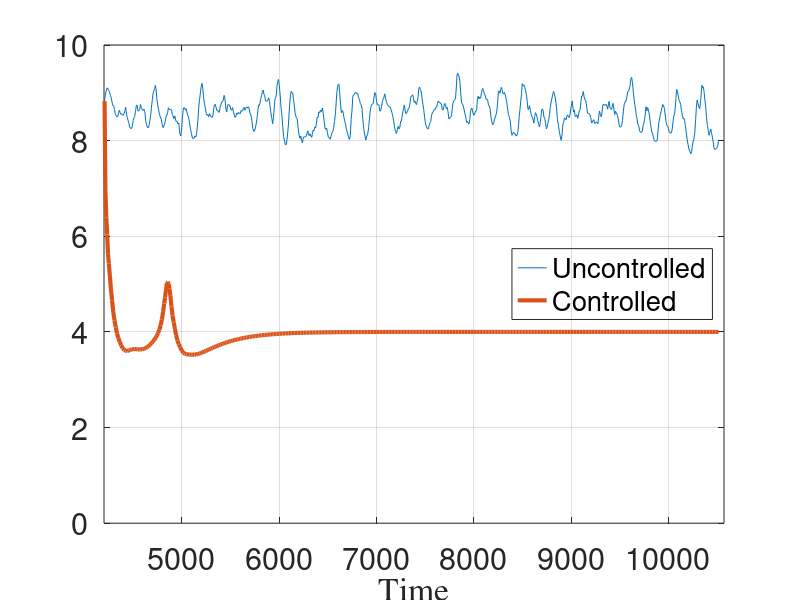

The MATLAB script that drew this image: (Note: this script raises an error after producing the figure.)
clear vairbles;
%%%%%%%%%%%%%%%%%%%%%%%%%%%%%%%%%%%%%%%%%%%%%%%%%%% Drag for Uncontrolled
D_UC=[4205.775841	8.824521924
4214.437305	8.972214466
4223.514021	9.043382348
4232.352656	9.104290031
4240.144355	9.086174409
4247.84537	9.053277663
4255.94639	9.025480203
4265.434458	8.946800387
4274.586226	8.897657229
4282.400167	8.80656113
4291.061423	8.733096129
4299.875795	8.728049977
4307.882428	8.646802219
4316.112667	8.562618915
4324.673828	8.521807007
4333.364103	8.4984072
4341.406974	8.504093852
4349.948683	8.588808504
4358.135015	8.637613346
4365.992504	8.580633029
4373.884906	8.550510616
4381.979269	8.559399316
4389.512357	8.532807694
4398.676485	8.533385492
4406.433966	8.57162107
4414.978214	8.611881612
4422.71495	8.700459227
4430.755706	8.556907178
4439.11345	8.484143002
4446.909445	8.426123524
4454.606802	8.374509696
4463.192701	8.27655676
4471.732154	8.269081904
4480.783385	8.248413096
4490.585152	8.289895094
4499.533549	8.423290407
4507.713029	8.480187406
4515.922566	8.508270366
4524.320602	8.624150575
4532.530861	8.735191935
4540.338523	8.741934711
4549.194237	8.617811993
4557.889085	8.629227767
4566.126429	8.64282943
4574.537419	8.757156033
4583.261982	8.69343197
4592.543525	8.649249036
4601.841412	8.631215371
4610.748724	8.657884498
4619.465456	8.606000208
4628.942987	8.402300754
4637.796508	8.326111922
4645.78384	8.282143419
4653.990262	8.267520538
4663.456879	8.318059515
4671.671253	8.424573042
4680.265986	8.548101634
4688.26824	8.702260697
4696.510918	8.856339507
4704.125576	8.985517814
4711.363265	9.038850569
4719.865708	9.072341518
4727.243689	9.154006259
4735.784114	9.067379378
4743.137067	8.877910969
4751.664858	8.747401123
4760.356873	8.65835753
4769.484094	8.557958417
4778.761261	8.494498796
4788.278109	8.45584874
4798.19308	8.33395212
4808.040439	8.271717777
4817.608841	8.318746321
4827.755199	8.386559039
4837.132372	8.49115573
4845.923735	8.535618033
4854.034615	8.584386481
4861.669065	8.688189391
4869.52884	8.651647814
4878.087571	8.648689175
4885.677774	8.646200501
4894.249656	8.644349755
4901.626494	8.548559341
4908.862316	8.522181153
4917.012124	8.459150208
4924.109947	8.495077365
4929.248355	8.516418032
4935.544896	8.424307336
4942.52084	8.402873716
4950.714936	8.40580664
4960.054316	8.352101241
4969.008143	8.364418186
4978.552877	8.151382039
4988.756621	8.096417665
4997.845288	8.243288432
5006.345404	8.490862683
5014.048568	8.660404961
5022.246205	8.690862765
5030.44076	8.664867271
5037.812583	8.637782528
5044.798739	8.669816914
5053.164404	8.575680663
5063.043561	8.526366752
5072.480125	8.458281226
5081.665618	8.333434571
5090.219949	8.230318927
5099.126172	8.144338524
5108.582705	8.05108054
5116.42983	8.041922593
5125.12689	8.052125135
5134.556329	8.100022331
5142.191285	8.074330939
5149.984986	8.112290119
5157.981385	8.26752622
5165.511452	8.437666109
5173.696544	8.695525339
5182.21683	8.863371886
5190.429034	8.990743859
5198.807025	9.130211884
5206.893955	9.196494471
5214.687776	9.097203876
5223.29296	8.894662057
5232.046988	8.783215767
5241.360165	8.680075506
5250.785025	8.567167437
5258.839514	8.527609099
5267.58444	8.547227238
5276.230058	8.499538898
5284.137508	8.564821245
5293.115335	8.52976622
5302.199842	8.50106667
5310.204479	8.484449728
5318.519091	8.514217307
5326.287247	8.648173729
5334.350979	8.744679831
5342.849087	8.757417234
5350.505083	8.708098064
5358.685259	8.631407857
5367.784082	8.636619746
5376.674334	8.597811763
5384.673114	8.592900799
5392.738929	8.696651516
5401.056452	8.744657823
5408.694313	8.809961498
5416.52075	8.813170411
5425.295266	8.838941273
5434.352246	8.946337702
5443.225868	8.869595665
5453.316639	8.660344949
5462.108795	8.601522148
5470.191352	8.742068857
5478.039868	8.754779663
5486.924563	8.745596988
5496.175367	8.713438174
5505.383042	8.639689352
5513.852321	8.640527059
5521.318474	8.68986784
5529.944259	8.60651552
5539.20649	8.534810518
5547.647993	8.486179659
5555.769596	8.516217591
5563.173077	8.577538377
5571.601959	8.549369112
5580.536462	8.590801055
5590.175461	8.573738544
5600.278662	8.562316236
5609.049722	8.631764569
5617.14926	8.614339085
5624.999024	8.625635697
5631.45013	8.673888239
5639.255607	8.697005458
5647.394438	8.63512341
5655.856264	8.675219181
5665.309074	8.701720805
5673.889982	8.677986397
5681.720933	8.708098447
5690.221802	8.683710293
5699.491992	8.583081757
5709.795433	8.534861507
5719.702352	8.421716781
5729.738603	8.252961207
5739.260077	8.191786558
5748.495254	8.209416926
5757.674776	8.282782807
5765.362268	8.368496523
5773.592703	8.479883259
5781.672942	8.638463526
5788.666455	8.74822819
5796.048921	8.733358598
5804.034804	8.789579514
5811.703648	8.888905406
5819.181075	8.935861056
5827.277565	9.031679433
5835.695769	9.05823997
5844.389857	8.964689167
5852.052698	8.938309717
5860.461778	8.831952954
5868.435039	8.819742316
5876.504152	8.832409059
5884.933514	8.860865794
5892.45864	8.895826208
5899.878831	8.824823691
5908.537142	8.68575692
5916.796967	8.561639963
5924.578801	8.46613903
5933.228218	8.354749638
5941.907426	8.489209207
5949.087831	8.676959586
5955.955912	8.861354272
5963.882308	8.898687367
5971.599168	8.959146223
5978.83927	9.160248529
5986.371387	9.235276202
5992.480598	9.279553877
6001.006964	9.170819032
6010.211731	8.960583972
6019.778025	8.689136513
6028.413436	8.530424266
6037.112729	8.294715442
6045.799553	8.08762192
6054.880522	7.990407872
6064.771171	7.911509665
6073.823092	7.919697466
6080.920387	8.021411087
6087.683601	8.160979553
6095.137658	8.324438202
6102.298588	8.578759189
6109.777508	8.804939319
6116.008282	8.937465532
6123.536789	9.031425007
6131.608116	9.005640361
6139.440316	8.994824902
6147.431777	8.860455467
6156.180806	8.730543573
6164.909364	8.563828328
6175.025855	8.485375727
6185.377056	8.45992026
6195.197953	8.261786538
6204.806154	8.116569709
6213.83627	8.04803715
6222.126879	8.094869204
6230.665785	8.003071253
6239.960125	7.95462529
6248.647627	8.076079504
6257.997879	8.07152418
6267.294083	8.081331071
6275.532254	8.081018192
6285.117166	8.139057223
6293.705893	8.203801141
6302.294964	8.142107012
6308.901855	8.104482611
6316.971328	8.144443501
6325.3958	8.095603506
6334.643173	8.067902786
6342.460817	8.156891729
6349.132496	8.218813801
6357.708097	8.204988767
6366.884767	8.285288111
6374.725297	8.267238115
6382.386981	8.34159553
6390.077396	8.493526862
6399.375346	8.482812655
6407.731924	8.602502999
6416.430721	8.582960611
6424.999923	8.638058554
6434.252877	8.605702713
6443.981757	8.683090632
6453.53574	8.568372588
6461.965513	8.416746199
6469.928539	8.273953037
6479.035038	8.235448774
6487.903282	8.262884694
6496.404657	8.168974964
6505.827907	8.068200596
6515.337401	8.066927381
6524.961265	8.02883084
6534.295074	8.102255627
6543.432355	8.164872293
6551.997446	8.186330883
6560.159277	8.270608869
6569.101765	8.400443728
6578.368769	8.564138512
6585.991271	8.793190263
6592.96062	9.007782211
6600.063062	9.119493774
6607.414732	9.176657507
6614.435262	9.17965874
6621.557605	9.0128347
6630.404179	8.765750992
6639.48138	8.58272963
6647.820198	8.633012485
6656.583918	8.603112393
6665.269743	8.487293838
6674.598813	8.408247603
6683.614007	8.338089376
6692.591758	8.218974888
6701.685176	8.168673521
6711.460421	8.088950188
6721.564139	8.02288916
6731.358794	8.103155287
6740.202248	8.445113069
6749.041408	8.643278266
6757.439699	8.928279945
6765.112593	8.957394695
6773.598537	8.966381052
6782.255385	9.00777325
6791.088987	9.005316712
6799.728689	8.974891426
6807.541369	8.984944162
6816.115772	8.902170913
6825.206109	8.860147636
6833.843712	8.777324478
6842.854234	8.751985947
6851.701942	8.675754401
6860.531588	8.436857874
6870.515587	8.231454163
6880.273759	8.117999358
6890.442039	8.011592652
6901.13358	8.101774604
6910.496743	8.140624503
6919.494502	8.26830646
6927.178613	8.435711131
6934.707417	8.587345851
6942.919847	8.711287137
6950.730557	8.756456717
6958.790071	8.761268714
6966.167469	8.774572316
6974.746316	8.906633093
6983.483841	9.005484076
6992.268887	8.977899961
7000.673653	8.832928324
7008.889466	8.747103087
7017.082813	8.750657928
7025.345883	8.747692346
7035.031465	8.618173232
7043.871325	8.629945168
7052.591269	8.710882125
7061.313975	8.821196519
7069.804075	8.879294222
7077.772501	8.910881764
7085.741219	8.979090844
7094.692288	8.869508722
7103.550287	8.811426177
7113.25813	8.752247447
7122.414998	8.724536358
7130.875846	8.713200244
7140.361656	8.709338202
7149.479573	8.653138905
7158.458819	8.59208196
7168.09048	8.508785005
7177.077943	8.412103654
7186.112158	8.281946522
7195.769054	8.190854168
7205.630393	8.150058875
7214.798181	8.227033065
7223.089863	8.300078712
7231.9233	8.24185365
7241.025136	8.281134172
7248.599203	8.40765989
7256.080681	8.406929432
7263.523806	8.504459697
7271.63858	8.604233397
7279.373431	8.67898381
7286.661841	8.746248603
7294.109954	8.640289827
7302.911822	8.562419572
7310.960891	8.589021115
7319.417732	8.609894099
7328.530223	8.677115881
7337.481814	8.689433395
7345.342969	8.792227842
7353.842137	8.923228017
7362.435762	8.930035559
7370.278091	8.960184726
7379.024855	8.905296134
7387.465194	8.80097546
7395.716552	8.827535797
7402.836442	8.786763128
7411.413182	8.75301871
7419.058443	8.822937673
7427.481207	8.903237003
7435.237989	9.084287174
7442.745036	9.121435881
7450.811077	9.069875428
7459.660979	9.025802684
7468.747032	8.895299267
7477.731666	8.75614137
7485.9653	8.647784512
7495.236337	8.485481912
7504.593776	8.346428936
7514.628892	8.286682047
7524.223104	8.248849946
7533.764145	8.244750893
7541.890402	8.317323043
7550.465547	8.377855534
7558.180207	8.400813448
7565.046341	8.513933662
7573.738202	8.577896637
7583.35692	8.602228935
7592.481354	8.648501451
7601.686994	8.643463771
7609.934709	8.697039834
7618.318846	8.700450397
7626.831447	8.771719313
7634.886654	8.825477589
7642.984793	8.800179587
7650.908995	8.802929159
7659.374959	8.774990126
7667.999953	8.768940155
7676.588699	8.64158165
7685.759432	8.644563433
7693.39539	8.716815826
7701.129173	8.777145093
7709.478805	8.753188315
7717.978597	8.669965726
7726.629923	8.698738809
7735.60193	8.607799872
7744.846749	8.451514586
7753.394291	8.470642672
7761.66547	8.497758387
7770.525166	8.504559744
7777.962376	8.647635314
7786.150138	8.779795342
7794.878177	8.83722932
7803.685328	8.849002257
7812.151566	8.880198726
7820.528861	9.101589428
7828.149804	9.371728238
7834.867298	9.410873239
7842.165772	9.373263896
7850.370206	9.336933069
7858.942813	9.199438205
7867.45377	8.954211281
7875.548429	8.785076816
7883.674265	8.773113598
7891.461734	8.725345782
7900.265653	8.658644552
7908.166738	8.572996415
7917.779796	8.493951267
7927.054621	8.37909078
7935.2646	8.399763888
7942.391988	8.375618727
7951.109327	8.347515496
7959.729927	8.441342099
7966.15791	8.600842419
7973.617097	8.659538063
7981.537809	8.679357095
7989.690918	8.595334343
7998.510333	8.540048113
8006.947514	8.536792588
8014.247019	8.59877036
8022.689811	8.617535143
8030.511161	8.655196912
8038.236496	8.868611506
8045.944068	8.929595154
8053.963739	8.871910581
8062.286367	8.910303876
8071.253718	8.887153262
8079.31404	8.99893959
8086.225386	9.064510533
8092.524503	9.091843886
8099.979336	9.050258358
8109.016528	8.969668478
8117.607357	8.946648617
8126.393942	8.864898273
8134.779168	8.864916053
8143.04824	8.849231954
8151.864198	8.735399766
8159.856467	8.730267725
8167.744196	8.667981842
8177.014453	8.497391812
8185.829238	8.396092149
8194.523241	8.329565669
8203.924158	8.356187021
8213.200538	8.450584634
8222.745417	8.493693686
8231.369974	8.561045194
8239.463179	8.65779052
8247.1493	8.837938184
8253.779775	9.039577322
8261.45541	9.036172619
8268.634961	8.990584022
8276.624013	9.064435535
8282.733954	9.113753861
8290.903037	9.073126812
8299.609519	8.986347249
8307.568376	8.978336335
8315.415646	9.008428441
8323.225542	8.959859634
8330.995387	8.891232916
8338.122708	8.820572336
8347.103798	8.680008764
8356.674265	8.547700246
8365.935127	8.489071175
8375.247784	8.409883547
8383.688263	8.219830095
8392.73764	8.111177702
8400.484118	8.146745514
8408.839937	8.174859345
8417.639004	8.13887193
8427.144449	8.139997409
8435.449053	8.099516091
8444.464799	8.111972365
8452.32975	8.16964326
8459.073579	8.289315903
8467.346689	8.506026063
8474.914829	8.655650139
8483.026929	8.82582384
8490.94094	8.985864556
8498.32923	9.191395458
8506.437089	9.14925633
8515.469086	9.164163897
8524.3813	9.111570414
8531.692312	9.057132827
8540.523771	8.968798599
8548.137521	8.846165341
8556.042806	8.671299434
8563.653524	8.648433456
8572.081108	8.732452332
8581.103029	8.650476081
8590.354751	8.543093613
8599.531178	8.498843645
8608.493969	8.453428324
8617.730647	8.365554778
8626.442265	8.501611898
8633.634986	8.585182064
8640.821761	8.561956515
8648.088562	8.514132986
8657.280452	8.421373836
8666.864043	8.349711024
8675.614972	8.285431558
8683.823224	8.376452137
8691.303672	8.518524337
8699.069311	8.653064188
8707.313135	8.661822779
8713.463989	8.621521272
8721.541201	8.490448843
8729.142456	8.471737122
8738.030701	8.365248809
8746.300704	8.248353935
8754.379832	8.281506969
8761.941153	8.368902761
8769.388316	8.41109136
8777.71197	8.538469816
8785.974433	8.689151707
8794.760677	8.801601832
8803.787747	8.885613122
8811.90106	8.969358907
8820.067817	9.029687079
8828.83149	8.976923571
8837.520017	8.894478272
8845.883111	8.782692167
8851.910207	8.657542085
8860.561279	8.439435016
8869.878055	8.322361508
8878.741243	8.207629428
8888.313985	8.093947515
8898.437431	8.006952888
8907.521303	8.12351054
8916.205811	8.346801168
8924.467307	8.385701416
8933.123102	8.477865186
8941.882496	8.443844191
8950.390221	8.439561028
8958.411722	8.524236714
8965.302593	8.536748201
8973.623058	8.501024872
8982.292617	8.480480989
8990.650835	8.55458792
8997.321221	8.668299877
9004.846493	8.746006695
9012.256032	8.829500221
9019.434891	8.696334216
9027.019011	8.596916455
9034.486862	8.639796409
9041.470378	8.511484833
9049.850579	8.504234787
9059.052756	8.540750651
9068.408908	8.467153776
9077.445855	8.541941055
9086.12423	8.639706667
9094.25477	8.647260509
9102.003057	8.826558935
9109.538589	8.933214038
9117.645669	8.936378057
9125.538192	9.027898221
9133.772648	8.9228526
9142.620092	8.857545892
9151.90911	8.836327688
9160.587843	8.706021199
9169.489922	8.573448413
9177.30446	8.572395874
9185.642982	8.569157731
9194.458579	8.537798626
9202.297367	8.483926429
9210.687057	8.369876907
9219.220151	8.378529441
9226.40381	8.425636357
9233.816747	8.437984401
9241.902294	8.357993103
9250.216218	8.372369436
9257.162617	8.385090017
9265.967561	8.387331571
9274.705441	8.354105736
9283.956646	8.489671864
9292.320449	8.62119248
9301.974459	8.528398058
9310.562522	8.501150378
9318.692655	8.596680536
9326.061434	8.738919474
9333.907404	8.759319929
9342.102878	8.737311807
9350.379799	8.750822692
9358.808636	8.757213067
9367.73432	8.725369707
9376.512065	8.658621215
9384.61481	8.771522211
9391.605687	8.82084641
9398.167041	8.700058932
9406.182404	8.677125038
9415.27329	8.653142264
9423.73773	8.719601439
9431.850103	8.78012208
9440.370285	8.662265773
9448.895749	8.544422948
9456.796069	8.61541998
9464.313032	8.577759741
9473.146912	8.550595072
9482.346949	8.479175027
9491.501608	8.370544635
9500.964718	8.281866127
9510.758076	8.289786209
9520.035901	8.309746372
9528.908392	8.41888904
9537.715133	8.617028264
9547.078437	8.768246475
9555.412839	8.808415335
9564.611733	8.828100464
9573.411475	8.904093361
9581.85918	9.023322864
9589.840427	9.041781895
9598.19901	9.072945461
9606.685376	9.156217913
9614.945054	9.296982284
9622.650565	9.322746752
9630.563469	9.22218097
9639.234732	9.031367802
9647.416523	8.87233098
9654.964456	8.760570321
9663.553729	8.64169487
9670.922679	8.519737495
9679.224134	8.450787948
9686.822742	8.339876265
9695.864071	8.304899775
9704.987485	8.204569204
9714.210417	8.174252821
9723.252996	8.173747275
9732.299338	8.197750585
9740.061818	8.309180623
9747.850683	8.362858166
9756.451704	8.458546267
9763.944543	8.578375912
9770.100914	8.709514171
9778.967538	8.622527834
9787.149377	8.69166235
9794.974615	8.640417383
9804.031422	8.554650868
9813.261356	8.397975308
9821.107115	8.295737431
9830.49787	8.175460584
9838.523095	8.139048405
9846.681503	8.073678339
9856.013375	7.997388295
9865.13458	7.988179756
9875.107013	7.985189638
9885.070523	8.007731971
9893.462793	8.185143589
9902.129239	8.376286466
9910.227159	8.452222177
9918.549565	8.55561063
9926.313267	8.612171539
9934.587397	8.690902403
9942.75712	8.75519014
9951.144725	8.727924263
9959.324466	8.676732743
9968.614962	8.518541753
9977.234338	8.382259334
9985.689892	8.314990766
9994.163628	8.29950212
10001.87681	8.244335812
10009.15652	8.184518478
10018.37991	8.163105643
10027.96323	8.156537955
10037.43989	8.205048692
10046.46918	8.367562038
10055.5024	8.514149917
10063.75663	8.547973646
10070.05738	8.67712037
10077.75543	8.88112478
10084.90662	9.071598258
10093.49161	9.032330467
10102.10846	8.937537889
10110.23876	8.840109039
10118.51099	8.811239791
10126.4971	8.754508326
10135.13532	8.631230086
10143.71277	8.529144438
10152.32411	8.455991682
10159.72354	8.466791156
10166.94356	8.425491048
10174.85087	8.313459716
10183.27783	8.187393424
10192.73136	8.029770636
10202.53061	7.920298067
10211.63339	7.823448612
10221.13754	7.776410082
10230.37555	7.725314716
10238.83308	7.767121836
10248.08362	7.908081407
10255.80613	7.992909683
10263.30257	8.037888321
10271.78239	8.161848503
10280.22045	8.439239184
10288.22361	8.696415712
10296.01121	8.848445888
10304.36879	8.779794809
10313.11197	8.71146207
10321.76078	8.667010509
10330.01278	8.779501929
10337.04251	8.971322327
10345.16032	9.157260741
10352.57875	9.106098895
10359.63055	9.123431426
10367.82567	9.011855793
10376.19968	8.83082288
10383.5786	8.722754633
10391.78387	8.490727945
10401.61894	8.314781953
10410.40363	8.211858574
10418.14591	8.11289485
10426.32307	8.169373304
10435.56039	8.241643294
10443.66684	8.164242863
10452.82619	8.072332337
10462.42908	7.953464602
10470.17144	7.830033358
10477.40988	7.813685492
10487.19981	7.825949922
10497.43971	7.856402303
10506.77414	7.874868287
10515.18419	8.007563163];
%%%%%%%%%%%%%%%%%%%%%%%%%%%%%%%%%%%%%%%%%%%%%%%%%%% Drag for Controlled
D_C=[4205.775841	8.824521924
4214.446368	6.94860231
4223.643779	6.388847924
4232.722795	6.038573771
4241.029692	5.632360648
4249.603856	5.431027385
4260.455509	5.168609204
4271.044104	4.896896227
4282.844289	4.661087435
4295.064738	4.416792112
4307.471287	4.241626791
4320.68823	4.095849597
4333.859504	3.967103379
4347.425585	3.871957461
4361.679745	3.787897363
4376.430432	3.721369011
4391.55045	3.661315189
4407.100495	3.62242346
4422.568353	3.604625924
4438.032592	3.600339317
4453.38957	3.609421286
4468.651941	3.622707304
4483.829797	3.636198391
4499.071902	3.640614612
4514.329243	3.641983076
4529.76767	3.639258513
4545.731435	3.635336114
4561.962076	3.633808599
4578.343321	3.634432731
4594.716842	3.638124928
4611.00282	3.64543306
4627.01283	3.658538103
4642.549067	3.678110092
4657.720236	3.702681162
4672.704362	3.731941264
4687.600408	3.764277527
4702.491462	3.798861165
4717.229899	3.834774688
4731.501163	3.877206464
4744.09111	3.92544703
4756.206244	3.978448386
4768.950426	4.042965008
4781.951679	4.139354084
4794.723982	4.25363911
4807.172209	4.418129877
4818.57723	4.591841504
4827.640899	4.721184907
4837.017127	4.877215652
4846.661895	5.02659333
4855.282986	5.044740084
4864.569672	5.005400746
4873.475684	4.903009897
4882.272655	4.752602081
4892.980634	4.534068546
4905.069081	4.339721185
4916.486999	4.199052206
4928.568967	4.060674962
4941.294021	3.933999305
4954.835623	3.819901909
4968.621232	3.743758919
4983.277276	3.677712615
4998.630012	3.608774442
5013.99083	3.565508317
5029.750391	3.542655418
5046.277381	3.53365171
5062.976585	3.529992701
5079.809161	3.526031833
5096.750159	3.523151311
5113.67589	3.523033423
5130.593574	3.525034035
5147.550805	3.529699548
5164.557187	3.537243907
5181.561328	3.547613588
5198.459955	3.560383393
5215.236755	3.574419626
5231.9174	3.589062306
5248.520516	3.604078973
5265.052832	3.619309481
5281.521068	3.634546769
5297.93259	3.649635251
5314.288107	3.664507478
5330.575968	3.679145012
5346.799488	3.693381292
5362.966821	3.707165767
5379.084118	3.720462316
5395.157035	3.733260714
5411.189334	3.745566602
5427.182574	3.757382214
5443.139654	3.768712428
5459.062778	3.779564503
5474.95422	3.789950272
5490.815283	3.799883657
5506.647397	3.809378012
5522.452257	3.818445557
5538.231526	3.827101288
5553.986435	3.835361146
5569.718215	3.84324011
5585.427995	3.85075343
5601.11685	3.85791614
5616.785781	3.864742973
5632.435736	3.871248321
5648.067616	3.877446196
5663.682291	3.883350165
5679.280598	3.888973349
5694.863301	3.894328596
5710.430939	3.899428343
5725.984254	3.90428394
5741.524001	3.908906592
5757.050904	3.913307116
5772.56565	3.917495913
5788.068889	3.921482957
5803.561237	3.925277799
5819.04327	3.928889586
5834.515426	3.932327204
5849.97818	3.935598827
5865.432043	3.938712357
5880.877488	3.941675384
5896.314965	3.944495115
5911.744929	3.947178427
5927.167811	3.949731888
5942.58402	3.952161768
5957.99388	3.95447413
5973.397638	3.956674643
5988.795627	3.95876867
6004.188183	3.960761333
6019.575633	3.962657531
6034.958286	3.964461937
6050.336434	3.966179
6065.710341	3.967812972
6081.08016	3.969367933
6096.446115	3.970847661
6111.808444	3.972255794
6127.167374	3.973595798
6142.523119	3.974870976
6157.87588	3.976084472
6173.225845	3.977239281
6188.573117	3.978338283
6203.917833	3.979384156
6219.260162	3.980379464
6234.600263	3.981326655
6249.938285	3.98222806
6265.27437	3.983085896
6280.608654	3.983902275
6295.941203	3.984679228
6311.272104	3.985418646
6326.601475	3.986122342
6341.929429	3.986792043
6357.256071	3.987429392
6372.581503	3.988035957
6387.905817	3.988613227
6403.229048	3.989162632
6418.551261	3.989685509
6433.87254	3.990183139
6449.192966	3.990656741
6464.512613	3.991107477
6479.831554	3.991536451
6495.149852	3.991944718
6510.467523	3.992333285
6525.784615	3.992703097
6541.101188	3.993055059
6556.4173	3.993390033
6571.733002	3.993708839
6587.048347	3.994012259
6602.363381	3.994301035
6617.678118	3.99457588
6632.99258	3.994837463
6648.306811	3.995086422
6663.620851	3.995323369
6678.934738	3.995548881
6694.248507	3.995763512
6709.562193	3.995967786
6724.875827	3.996162203
6740.189413	3.996347242
6755.502966	3.996523354
6770.816514	3.996690968
6786.130081	3.996850496
6801.443695	3.997002326
6816.757378	3.997146831
6832.071154	3.997284363
6847.385044	3.99741526
6862.699067	3.997539841
6878.013232	3.997658412
6893.327537	3.997771264
6908.641999	3.99787867
6923.956636	3.997980894
6939.271463	3.998078187
6954.586496	3.998170785
6969.901748	3.998258915
6985.217233	3.998342793
7000.532962	3.998422624
7015.848948	3.998498604
7031.165202	3.998570917
7046.481732	3.998639741
7061.798532	3.998705245
7077.115606	3.998767589
7092.432964	3.998826924
7107.750614	3.998883396
7123.068565	3.998937144
7138.386823	3.998988298
7153.705396	3.999036983
7169.024289	3.999083319
7184.34351	3.99912742
7199.663063	3.999169392
7214.982954	3.999209338
7230.303187	3.999247358
7245.623767	3.999283542
7260.944698	3.99931798
7276.265984	3.999350756
7291.587625	3.999381951
7306.909615	3.99941164
7322.231955	3.999439896
7337.554648	3.999466789
7352.877698	3.999492384
7368.201106	3.999516743
7383.524875	3.999539927
7398.849007	3.999561992
7414.173503	3.999582992
7429.498366	3.999602978
7444.823596	3.999621999
7460.149195	3.999640103
7475.475163	3.999657332
7490.801503	3.99967373
7506.128213	3.999689336
7521.455296	3.999704189
7536.782751	3.999718325
7552.110579	3.999731779
7567.438779	3.999744583
7582.767353	3.999756769
7598.096299	3.999768366
7613.425617	3.999779404
7628.755308	3.999789909
7644.08537	3.999799907
7659.415804	3.999809422
7674.746608	3.999818478
7690.077776	3.999827096
7705.409307	3.999835298
7720.741199	3.999843105
7736.073452	3.999850534
7751.406066	3.999857605
7766.73904	3.999864334
7782.072372	3.999870738
7797.406063	3.999876833
7812.74011	3.999882634
7828.074513	3.999888155
7843.409271	3.999893409
7858.744383	3.999898409
7874.079848	3.999903168
7889.415663	3.999907697
7904.751829	3.999912007
7920.088343	3.999916109
7935.425205	3.999920013
7950.762413	3.999923729
7966.099966	3.999927265
7981.437862	3.99993063
7996.7761	3.999933833
8012.114678	3.999936881
8027.453595	3.999939782
8042.79285	3.999942542
8058.132441	3.99994517
8073.472366	3.99994767
8088.812623	3.99995005
8104.153212	3.999952314
8119.494131	3.99995447
8134.835378	3.999956521
8150.176951	3.999958473
8165.518849	3.999960331
8180.86107	3.999962099
8196.203612	3.999963782
8211.546475	3.999965383
8226.889655	3.999966907
8242.233153	3.999968357
8257.576965	3.999969738
8272.92109	3.999971051
8288.265527	3.999972301
8303.610274	3.999973491
8318.955329	3.999974623
8334.30069	3.999975701
8349.646356	3.999976726
8364.992325	3.999977702
8380.338596	3.999978631
8395.685166	3.999979515
8411.032035	3.999980356
8426.379199	3.999981157
8441.726659	3.999981919
8457.074411	3.999982644
8472.422455	3.999983334
8487.770788	3.99998399
8503.11941	3.999984615
8518.468317	3.99998521
8533.81751	3.999985776
8549.166984	3.999986315
8564.516739	3.999986827
8579.866772	3.999987315
8595.217081	3.99998778
8610.567665	3.999988221
8625.918522	3.999988642
8641.269651	3.999989042
8656.621049	3.999989423
8671.972716	3.999989785
8687.32465	3.99999013
8702.676849	3.999990458
8718.029312	3.999990771
8733.382037	3.999991068
8748.735023	3.999991351
8764.088267	3.99999162
8779.441769	3.999991876
8794.795527	3.99999212
8810.149539	3.999992352
8825.503805	3.999992573
8840.858321	3.999992783
8856.213088	3.999992983
8871.568102	3.999993174
8886.923364	3.999993355
8902.278871	3.999993527
8917.634622	3.999993691
8932.990615	3.999993847
8948.346849	3.999993996
8963.703323	3.999994137
8979.060034	3.999994272
8994.416982	3.9999944
9009.774166	3.999994522
9025.131582	3.999994637
9040.489231	3.999994748
9055.847111	3.999994853
9071.20522	3.999994953
9086.563557	3.999995048
9101.922121	3.999995138
9117.28091	3.999995225
9132.639922	3.999995307
9147.999157	3.999995385
9163.358613	3.999995459
9178.718288	3.999995529
9194.078182	3.999995597
9209.438293	3.999995661
9224.798619	3.999995722
9240.15916	3.999995779
9255.519913	3.999995835
9270.880878	3.999995887
9286.242054	3.999995937
9301.603438	3.999995985
9316.96503	3.99999603
9332.326828	3.999996073
9347.688832	3.999996114
9363.051039	3.999996153
9378.413448	3.99999619
9393.776059	3.999996225
9409.13887	3.999996259
9424.50188	3.999996291
9439.865087	3.999996321
9455.228491	3.99999635
9470.59209	3.999996378
9485.955882	3.999996404
9501.319867	3.999996429
9516.684044	3.999996452
9532.04841	3.999996475
9547.412966	3.999996497
9562.777709	3.999996517
9578.142639	3.999996537
9593.507755	3.999996555
9608.873055	3.999996573
9624.238538	3.999996589
9639.604203	3.999996605
9654.970049	3.999996621
9670.336075	3.999996635
9685.702279	3.999996649
9701.068661	3.999996662
9716.435219	3.999996674
9731.801952	3.999996686
9747.168859	3.999996698
9762.53594	3.999996708
9777.903192	3.999996719
9793.270615	3.999996728
9808.638208	3.999996738
9824.00597	3.999996746
9839.3739	3.999996755
9854.741996	3.999996763
9870.110257	3.99999677
9885.478683	3.999996777
9900.847273	3.999996784
9916.216025	3.999996791
9931.584938	3.999996797
9946.954012	3.999996803
9962.323245	3.999996809
9977.692636	3.999996814
9993.062185	3.999996819
10008.43189	3.999996824
10023.80175	3.999996829
10039.17177	3.999996833
10054.54193	3.999996837
10069.91225	3.999996841
10085.28273	3.999996845
10100.65335	3.999996849
10116.02412	3.999996852
10131.39504	3.999996855
10146.76611	3.999996858
10162.13733	3.999996861
10177.50869	3.999996864
10192.8802	3.999996867
10208.25185	3.999996869
10223.62364	3.999996872
10238.99558	3.999996874
10254.36765	3.999996876
10269.73987	3.999996878
10285.11223	3.99999688
10300.48472	3.999996882
10315.85735	3.999996884
10331.23012	3.999996886
10346.60303	3.999996888
10361.97607	3.999996889
10377.34925	3.999996891
10392.72256	3.999996892
10408.096	3.999996893
10423.46957	3.999996895
10438.84327	3.999996896
10454.21711	3.999996897
10469.59107	3.999996898
10484.96516	3.999996899
10500.33938	3.9999969
10515.71373	3.999996901];
%%%%%%%%%%%%%%%%%%%%%%%%%%%%%%%%%% Graphs for Controlled and Uncontrolled 
plot(D_UC(:,1),D_UC(:,2),D_C(:,1),D_C(:,2),'LineWidth',3);
grid;
xlabel('Time','FontName','Times');
xlim([4200 10572])
ylim([0 10])
%title('Drag Force (RE:2000)','FontName','Times');
legend({'Uncontrolled','Controlled'},"Location","east");
set(gcf, 'color', 'none');
set(legend,'color','none');
set(gca, 'color', 'none','FontSize',22); 
export_fig('Drag_2000.png', '-png', '-eps', '-transparent','-m5');
